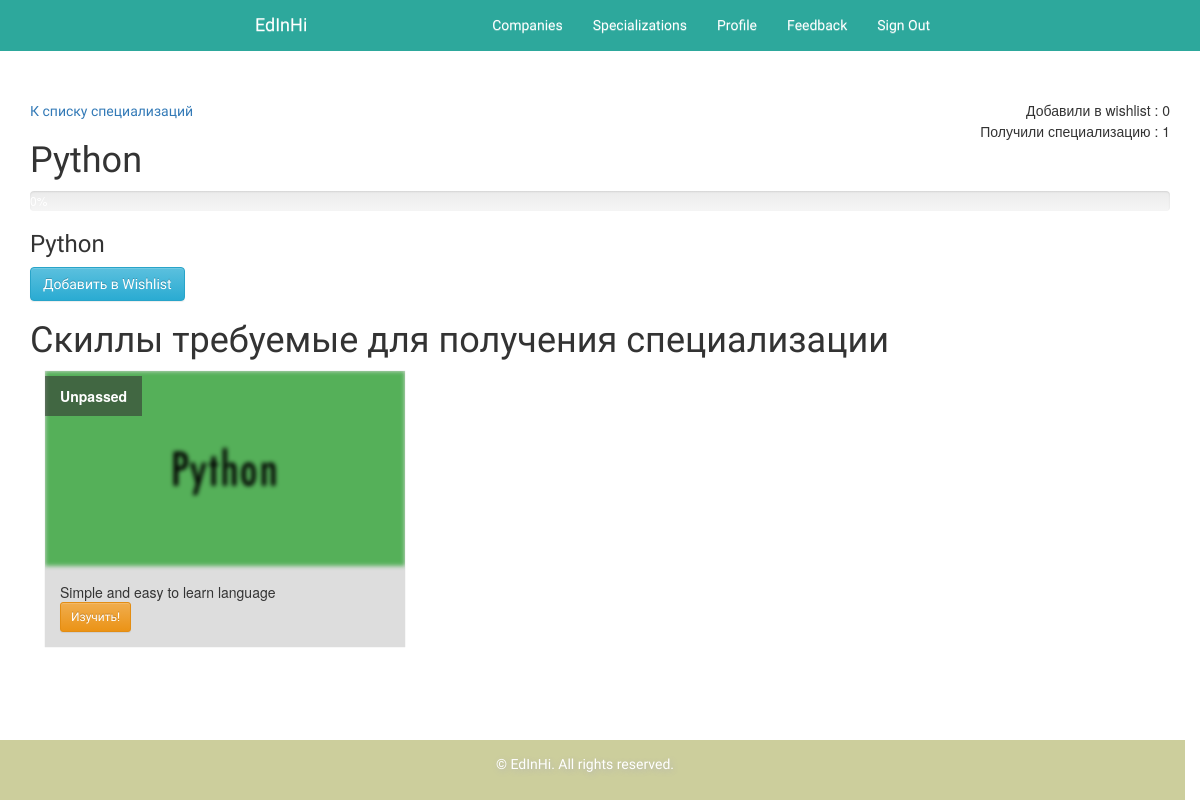
Before: /spec/3/ (signed in) with the older database file.
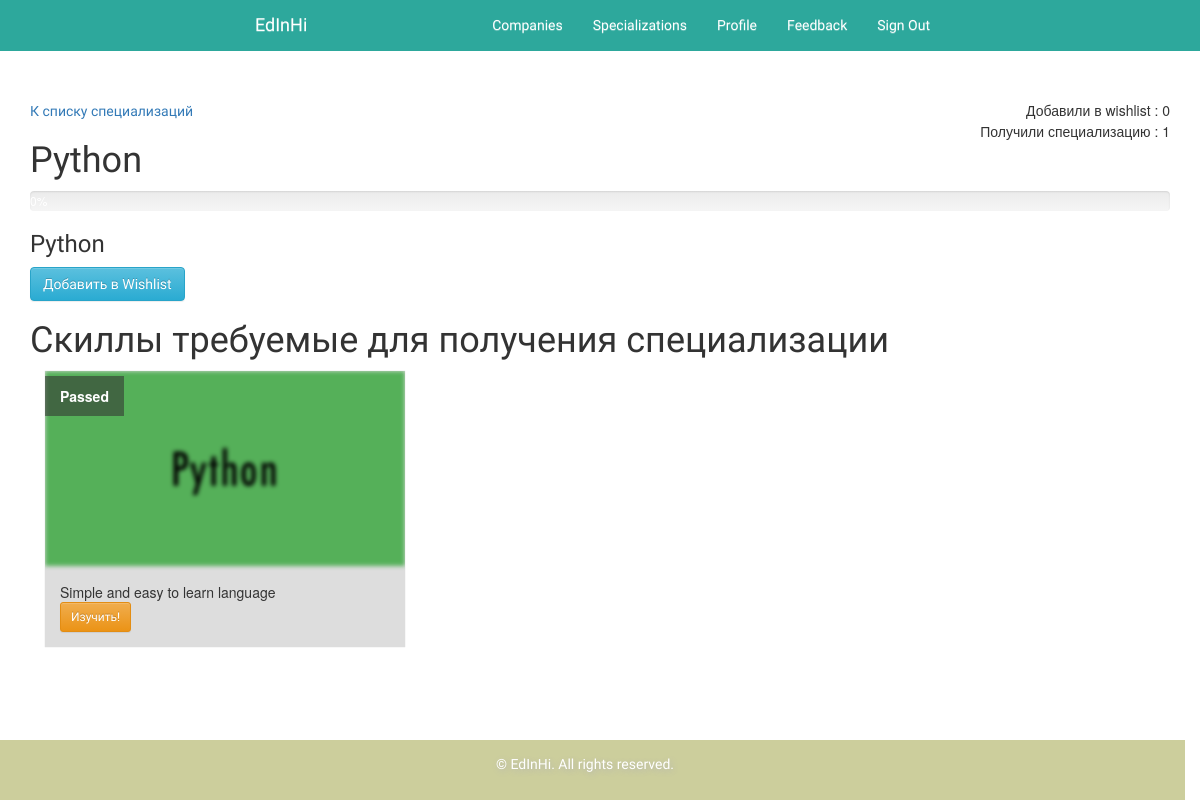
After: the same page with the newer database file.
### skill/models.py (models this page shows, shortened)
class Skill(models.Model):
    name = models.CharField(max_length=200)
    description = models.TextField()
    media_books = models.ManyToManyField(Book, blank=True)
    media_video = models.ManyToManyField(Video, blank=True)
    spec_logo = models.ImageField(upload_to='Images/skill_logo', blank=True, null=True)
    short_description = models.TextField(max_length=250, null=True, blank="")
    solved_users = models.ForeignKey(User, on_delete=models.CASCADE, null=True, blank=True)

### specialization/views.py (the view, shortened to what this page needs)
# urls.py: url(r'^(?P<pk>[0-9]+)/$', views.specialization_view, name='specialization'),
def specialization_view(request, pk):
    specialization = get_object_or_404(Specialization, pk=pk)
    skills = specialization.skills.all()
    progress = 0
    if request.user.is_authenticated():
        passed_skills = request.user.skill_set.all()
        passed = 0
        can_add_to_wishlist=request.user.abstractuser.wishlist.filter(wish_spec_id=pk).exists()
        for skill in skills:
            if skill in passed_skills:
                passed+=1
        progress = int(passed/specialization.skills.all().count() * 100)
    else:
            can_add_to_wishlist=False
            progress = 0
            passed_skills = None
    return render(request, 'specialization/specialization.html', {'passed_skills':passed_skills, 'specialization': specialization, 'progress': progress, "add" : can_add_to_wishlist,})

### specialization/templates/specialization/specialization.html (shortened to what this page needs)
{% extends 'main_app/base.html' %}
{% load staticfiles %}
{% block content %}
    <link rel="stylesheet" href="{% static "css/specialization.css" %}">
    <br><br><br><br><br>
    <div class="row">
    <div class="container">
        <a href="{% url 'all_specializations' %}"> К списку специализаций </a>
        <div class="pull-right"> Добавили в wishlist : {{ specialization.in_wishlist_of_users }}  </div>
        <div class="pull-right"> Получили специализацию : {{ specialization.users.all.count }}  </div>
        <h1>{{ specialization.name }}</h1>
        <div class="progress">
        </div>
        <h3> {{ specialization.description }}</h3>
        {% if request.user.is_authenticated %}
            {% if not add %}
                <form role="form" method="POST">
                    <button type="submit" class="btn btn-info">Добавить в Wishlist</button>
                </form>
            {% else %}
                <form role="form" action="{% url "delete_from_wishlist" specialization.id %}" method="POST">
                    {% csrf_token %}
                    <button type="submit" class="btn btn-danger" value="DeleteFromWishList">Удалить из Wishlist</button>
                </form>
            {% endif %}
        {% endif %}
        <h1> Скиллы требуемые для получения специализации </h1>
        <div class="container">
            <div class="row">
                {% for skill in specialization.skills.all %}
                    <div class="col-sm-4 col-md-4">
                        <div class="post">
                            <div class="post-img-content">
                                <img src="{{ skill.spec_logo.url }}" class="img-responsive"/>
                                {% if request.user.is_authenticated %}
                                    <span class="post-title"><b>
                                        {% if skill in request.user.abstractuser.passed_skills.all %} Passed {% else %}
                                            Unpassed {% endif %}</b><br/></span>
                                {% else %}
                                    <span class="post-title"><b>Unpassed</b><br/></span>
                                {% endif %}
                            </div>
                            <div class="content">
                                <div>
                                    {{ skill.short_description }}
                                </div>
                                <div>
                                    <a href="{% url 'skill' skill.id %}" class="btn btn-warning btn-sm">Изучить!</a>
                                </div>
                            </div>
                        </div>
                    </div>
                {% endfor %}
            </div>
        </div>
    </div>
{% endblock %}

Changed rows visible on the page:
changed Skill "Simple and easy to learn language": text "Unpassed" → "Passed"
